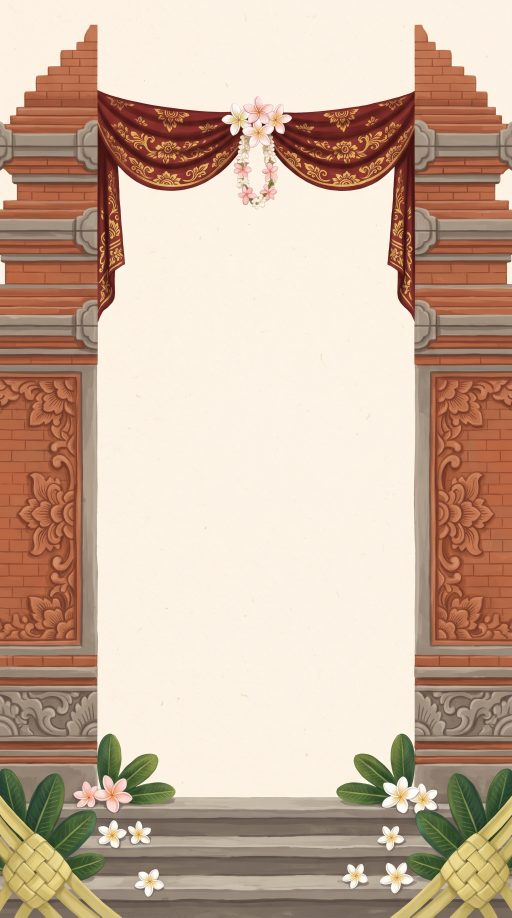
#> input picture design/packs/bali/masters/cover-bg-portrait.jpg, 1536 x 2752 px (shown at 1/3 size)
$ python -i build_pack_art.py   (imports and definitions only)
#> lines starting #> are read from the running program, lines starting #| are printed output that depends on the picture
#!/usr/bin/env python3
"""Turn a pack's painted masters into its slot files.

    python3 scripts/build_pack_art.py floral

Masters live in design/packs/<pack>/masters/ (the full-size paintings, kept so
the slot files can be rebuilt); output goes to frontend/src/themes/packs/<pack>/assets/.
Each pack's recipe is in PACKS below. Needs Pillow (with AVIF), numpy, scipy.

Painted art comes from an image model that can't export transparency, so
cut-outs are painted on a flat background colour and keyed here:
  * alpha is a soft ramp on the colour distance from that background;
  * the silhouette is morphologically closed first, so dark petals inside a
    flower (close to the background colour) stay solid instead of see-through;
  * leftover background in the semi-transparent edge is removed ("unmixed"),
    so no coloured fringe shows on another background.
"""
import sys
from pathlib import Path

import numpy as np
from PIL import Image
from scipy import ndimage as ndi

ROOT = Path(__file__).resolve().parent.parent

PACKS = {
    'floral': {
        'opaque': [
            # name, master, width, formats
            ('cover-bg', 'cover-bg-portrait.jpg', 1080, ('avif', 'webp', 'jpg')),
            ('cover-bg-desktop', 'cover-bg-desktop.jpg', 1920, ('avif', 'webp', 'jpg')),
        ],
        # Painted bands cut from one painting, fading into the page: the framed
        # hero pins the top band to its top and the bottom band to its bottom,
        # so it can grow to fit its content without flowers covering the names.
        # name, master, from, to (fractions of height), fade edge, fade fraction, width
        'bands': [
            ('hero-top', 'hero-overlay.jpg', 0.0, 0.48, 'bottom', 0.35, 1080),
            ('hero-bottom', 'hero-overlay.jpg', 0.55, 1.0, 'top', 0.3, 1080),
        ],
        'keyed': [
            # name, master, background RGB, width, (soft ramp lo, hi), close radius px (at master size), fill holes
            # (the wreath keeps its open centre for the photo; everything else is solid inside its outline)
            ('photo-ring', 'photo-ring.jpg', (55, 12, 21), 880, (22, 58), 4, False),
            ('corner-tl', 'corner-tl.jpg', (57, 14, 23), 720, (22, 58), 4, True),
        ],
        # petals-sheet: a grid of separate sprites, each cut and keyed on its own.
        # Closing strength per sprite (reading order): solid petals need a strong
        # one; the star-shaped jasmine and the orchid need a light one, or the
        # gaps between their petals get filled with background.
        'sprites': ('petals-sheet.jpg', (55, 12, 21), 'petal', 96, (22, 58), (24, 10, 2, 3, 4, 4)),
        'texture': ('texture.jpg', 512, 70),
    },
    'javanese': {
        # Cut-outs on flat teal (#1E8C8C asked; ~#248788 delivered): far from every colour in
        # the art, so no hole filling is needed -- and it would be wrong here, because the
        # melati strings form closed loops that must stay open.
        'opaque': [
            ('cover-bg', 'cover-bg-portrait.jpg', 1080, ('avif', 'webp', 'jpg')),
            ('cover-bg-desktop', 'cover-bg-desktop.jpg', 1920, ('avif', 'webp', 'jpg')),
        ],
        # hero.jpg: garland strings hang to ~48 % at the sides (centre clear from ~35 %);
        # kembar mayang rise from ~67 % at the sides (centre clear down to ~88 %).
        'bands': [
            ('hero-top', 'hero.jpg', 0.0, 0.52, 'bottom', 0.22, 1080),
            ('hero-bottom', 'hero.jpg', 0.62, 1.0, 'top', 0.2, 1080),
        ],
        'keyed': [
            ('photo-ring', 'photo-ring.jpg', (36, 135, 136), 880, (24, 60), 3, False),
            ('corner-tl', 'corner-tl.jpg', (30, 128, 128), 720, (24, 60), 3, False),
        ],
        'sprites': ('petals-sheet.jpg', (39, 135, 137), 'petal', 96, (24, 60), (2, 3, 4, 4, 3, 2), False),
        'texture': ('texture.jpg', 512, 70),
    },
    'sage': {
        # Cut-outs on flat cobalt (#2340C8 asked; ~#2245B8 delivered). No hole filling:
        # the wreath and the baby's breath have open gaps that must stay open.
        # Despill: translucent watercolour picks up the blue; the palette has no blues.
        'despill': True,
        'opaque': [
            ('cover-bg', 'cover-bg-portrait.jpg', 1080, ('avif', 'webp', 'jpg')),
            ('cover-bg-desktop', 'cover-bg-desktop.jpg', 1920, ('avif', 'webp', 'jpg')),
        ],
        # hero.jpg: the centre column is clear from ~28 % to ~72 %; the side greenery
        # reaches ~45 % (top) and ~68 % (bottom).
        'bands': [
            # the fade starts below the last hanging leaf (~0.46), so nothing is cut
            ('hero-top', 'hero.jpg', 0.0, 0.56, 'bottom', 0.16, 1080),
            ('hero-bottom', 'hero.jpg', 0.6, 1.0, 'top', 0.2, 1080),
        ],
        'keyed': [
            ('photo-ring', 'photo-ring.jpg', (34, 69, 184), 880, (26, 64), 2, False),
            ('corner-tl', 'corner-tl.jpg', (37, 73, 187), 720, (26, 64), 2, False),
        ],
        'sprites': ('petals-sheet.jpg', (39, 72, 188), 'petal', 96, (26, 64), (3, 3, 2, 2, 1, 2), False),
        'texture': ('texture.jpg', 512, 70),
    },
    'bugis': {
        # Cut-outs on cobalt (~#2144B8 delivered). No blues in the palette -> despill.
        'despill': True,
        'opaque': [
            ('cover-bg', 'cover-bg-portrait.jpg', 1080, ('avif', 'webp', 'jpg')),
            ('cover-bg-desktop', 'cover-bg-desktop.jpg', 1920, ('avif', 'webp', 'jpg')),
        ],
        # hero.jpg: centre clear ~29-86 %; side tassels reach ~32 %, side bosara from ~73 %.
        'bands': [
            ('hero-top', 'hero.jpg', 0.0, 0.42, 'bottom', 0.2, 1080),
            ('hero-bottom', 'hero.jpg', 0.66, 1.0, 'top', 0.22, 1080),
        ],
        'keyed': [
            ('photo-ring', 'photo-ring.jpg', (30, 67, 184), 880, (26, 64), 2, False),
            # the corner's blue darkens below ~80 % (not flat): cut the art above it
            ('corner-tl', 'corner-tl.jpg', (33, 68, 184), 720, (26, 64), 2, False, (0, 0, 1, 0.8)),
        ],
        'sprites': ('petals-sheet.jpg', (37, 72, 188), 'petal', 96, (26, 64), (2, 3, 3, 3, 2, 2), False),
        # Gemini wouldn't paint this one; generated to match the paintings' silk.
        'texture_synth': {'size': 512, 'rgb': (18, 80, 57), 'grain': 2.2, 'weave': 1.6, 'mottle': 3.0},
    },
    'minang': {
        # Cut-outs on cobalt (~#2242B8, even this time: no crop needed); no blues -> despill.
        'despill': True,
        'opaque': [
            ('cover-bg', 'cover-bg-portrait.jpg', 1080, ('avif', 'webp', 'jpg')),
            ('cover-bg-desktop', 'cover-bg-desktop.jpg', 1920, ('avif', 'webp', 'jpg')),
        ],
        # hero.jpg: centre clear ~30-84 %; the side drapes reach ~40 %, the runner starts ~81 %.
        'bands': [
            ('hero-top', 'hero.jpg', 0.0, 0.46, 'bottom', 0.16, 1080),
            ('hero-bottom', 'hero.jpg', 0.74, 1.0, 'top', 0.22, 1080),
        ],
        'keyed': [
            ('photo-ring', 'photo-ring.jpg', (34, 66, 184), 880, (26, 64), 2, False),
            ('corner-tl', 'corner-tl.jpg', (34, 66, 185), 720, (26, 64), 2, False),
        ],
        'sprites': ('petals-sheet.jpg', (39, 71, 187), 'petal', 96, (26, 64), (2, 3, 3, 3, 2, 2), False),
        # The painted lacquer (texture.jpg) has strong vertical grain that tiles
        # visibly at 256 px; a generated lacquer (no weave) matches the paintings.
        'texture_synth': {'size': 512, 'rgb': (20, 12, 10), 'grain': 1.4, 'weave': 0, 'mottle': 1.6},
    },
    'sunda': {
        # Cut-outs on magenta (#D01C8B asked; ~#CA1885 delivered): the mega mendung clouds
        # are indigo, so blue can't be keyed or despilled. Magenta despill instead.
        # No hole filling: the ring's opening and the melati loops must stay open.
        'despill': 'magenta',
        'opaque': [
            ('cover-bg', 'cover-bg-portrait.jpg', 1080, ('avif', 'webp', 'jpg')),
            ('cover-bg-desktop', 'cover-bg-desktop.jpg', 1920, ('avif', 'webp', 'jpg')),
        ],
        # hero.jpg: centre clear ~37-80 % (the middle melati swag ends ~37 %); the side
        # melati strings reach ~43 %, the side bamboo rises from ~55 %.
        'bands': [
            ('hero-top', 'hero.jpg', 0.0, 0.48, 'bottom', 0.1, 1080),
            ('hero-bottom', 'hero.jpg', 0.53, 1.0, 'top', 0.12, 1080),
        ],
        'keyed': [
            ('photo-ring', 'photo-ring.jpg', (200, 24, 134), 880, (26, 64), 2, False),
            ('corner-tl', 'corner-tl.jpg', (205, 23, 133), 720, (26, 64), 2, False),
        ],
        # the sheet's lower 45 % is a painted mist, not flat magenta: the sprites end ~55 %
        'sprites': ('petals-sheet.jpg', (203, 31, 133), 'petal', 96, (26, 64), (2, 3, 2, 3, 2, 2), False),
        'sprites_crop': (0, 0, 1, 0.57),
        'texture': ('texture.jpg', 512, 70),
    },
    'rustic': {
        # Cut-outs on cobalt (~#2344BD delivered); the palette has no blues -> despill.
        # No hole filling: the wreath's opening and the gaps in the pampas must stay open.
        # Edge fill: the pampas hairs unmix to a dark fringe; recolour them from the plume.
        'despill': True,
        'edge_fill': True,
        'opaque': [
            ('cover-bg', 'cover-bg-portrait.jpg', 1080, ('avif', 'webp', 'jpg')),
            ('cover-bg-desktop', 'cover-bg-desktop.jpg', 1920, ('avif', 'webp', 'jpg')),
        ],
        # hero.jpg: centre clear ~24-78 % (the swag and bow end ~24 %); the side pampas
        # reach ~38 % (top) and rise from ~62 % (bottom).
        'bands': [
            ('hero-top', 'hero.jpg', 0.0, 0.42, 'bottom', 0.12, 1080),
            ('hero-bottom', 'hero.jpg', 0.58, 1.0, 'top', 0.14, 1080),
        ],
        'keyed': [
            ('photo-ring', 'photo-ring.jpg', (35, 68, 191), 880, (26, 64), 2, False),
            ('corner-tl', 'corner-tl.jpg', (36, 67, 185), 720, (26, 64), 2, False),
        ],
        # Patches of the key that Gemini smudged (x0, y0, x1, y1 fractions), painted
        # back to flat key before cutting: the corner's lower right is a faint blur.
        'clear': {'corner-tl': [(0.4, 0.74, 1, 1)]},
        # the sheet's lower third is a painted haze, not flat cobalt: the sprites end ~60 %
        'sprites': ('petals-sheet.jpg', (38, 69, 189), 'petal', 96, (26, 64), (2, 2, 3, 3, 2, 2), False),
        'sprites_crop': (0, 0, 1, 0.66),
        'texture': ('texture.jpg', 512, 70),
        # the painted kraft is yellower than the paintings' paper (~#E9D5BB): match it
        'texture_tint': (233, 213, 187),
    },
    'batak': {
        # Cut-outs on cobalt (~#2546BE delivered). The ornament has no blues -> despill, and
        # edge_fill keeps the ulos fringe threads free of a cobalt outline.
        'despill': True,
        'edge_fill': True,
        'opaque': [
            ('cover-bg', 'cover-bg-portrait.jpg', 1080, ('avif', 'webp', 'jpg')),
            ('cover-bg-desktop', 'cover-bg-desktop.jpg', 1920, ('avif', 'webp', 'jpg')),
        ],
        # hero.jpg: centre clear ~32-75 % (the ulos fringe hangs to ~31 %, deeper than asked);
        # the runner, tandok and leaves start ~75 %.
        'bands': [
            ('hero-top', 'hero.jpg', 0.0, 0.36, 'bottom', 0.1, 1080),
            ('hero-bottom', 'hero.jpg', 0.72, 1.0, 'top', 0.12, 1080),
            # Prompt 8's far layer: the lake came as a strip at ~68-83 % on cobalt (not the
            # bottom 30 % asked), its haze a gradient out of the key. Cut below the gradient
            # (~74.5 %) to the lake's straight lower edge (~82.6 %) and fade both edges, so it
            # can rise out from behind the runner as the hero scrolls (overrides.css).
            ('parallax-back', 'parallax-back.jpg', 0.745, 0.826, 'both', 0.4, 1080),
        ],
        'keyed': [
            ('photo-ring', 'photo-ring.jpg', (38, 70, 191), 880, (26, 64), 2, False),
            ('corner-tl', 'corner-tl.jpg', (33, 68, 186), 720, (26, 64), 2, False),
            # Prompt 8's near layer: fig leaves and ulos fringe at the side edges.
            ('parallax-front', 'parallax-front.jpg', (38, 69, 192), 1080, (26, 64), 2, False),
        ],
        # the sheet's lower third is a painted haze again: the sprites end ~62 %
        'sprites': ('petals-sheet.jpg', (37, 69, 190), 'petal', 96, (26, 64), (2, 3, 2, 2, 2, 2), False),
        'sprites_crop': (0, 0, 1, 0.63),
        'texture': ('texture.jpg', 512, 70),
    },
    'lavender': {
        # Cut-outs on orange (#F08A00 asked; ~#EA7E00 delivered): lilac and violet carry
        # more blue than red, so a blue key's despill would grey them. No despill at all;
        # edge_fill recolours the soft edge from the petals instead.
        'edge_fill': True,
        'opaque': [
            ('cover-bg', 'cover-bg-portrait.jpg', 1080, ('avif', 'webp', 'jpg')),
            ('cover-bg-desktop', 'cover-bg-desktop.jpg', 1920, ('avif', 'webp', 'jpg')),
        ],
        # hero.jpg: the centre racemes end ~31 %, the side ones ~46 %; the lavender bed
        # rises from ~68 % at the sides, ~80 % in the centre.
        'bands': [
            ('hero-top', 'hero.jpg', 0.0, 0.5, 'bottom', 0.08, 1080),
            ('hero-bottom', 'hero.jpg', 0.64, 1.0, 'top', 0.12, 1080),
        ],
        'keyed': [
            ('photo-ring', 'photo-ring.jpg', (234, 126, 0), 880, (26, 64), 2, False),
            ('corner-tl', 'corner-tl.jpg', (230, 128, 4), 720, (26, 64), 2, False),
            # Prompt 8. The far field came mid-frame again (~62.5-79 %), but with a clean top
            # outline, so it is a cut-out; faint ghost racemes above ~55 % are cropped off,
            # and overrides.css fades its straight lower edge.
            ('parallax-back', 'parallax-back.jpg', (234, 126, 0), 1080, (26, 64), 2, False, (0, 0.58, 1, 0.795)),
            ('parallax-front', 'parallax-front.jpg', (236, 129, 0), 1080, (26, 64), 2, False),
        ],
        'sprites': ('petals-sheet.jpg', (230, 124, 1), 'petal', 96, (26, 64), (2, 2, 3, 2, 2, 2), False),
        'texture': ('texture.jpg', 512, 70),
        # the painted paper is a touch greyer than the paintings' (~#FDF8FD)
        'texture_tint': (253, 248, 253),
    },
    'bali': {
        # Cut-outs on cobalt (~#2443BB delivered); the palette is warm (brick, paras,
        # prada gold, cream, green) with no blues -> despill, and edge_fill for the janur
        # strips and petal edges.
        'despill': True,
        'edge_fill': True,
        'opaque': [
            ('cover-bg', 'cover-bg-portrait.jpg', 1080, ('avif', 'webp', 'jpg')),
            ('cover-bg-desktop', 'cover-bg-desktop.jpg', 1920, ('avif', 'webp', 'jpg')),
        ],
        # hero.jpg: the lintel, prada swags and garland end ~22 %; the steps, leaves and
        # janur start ~79 %.
        'bands': [
            ('hero-top', 'hero.jpg', 0.0, 0.27, 'bottom', 0.14, 1080),
            ('hero-bottom', 'hero.jpg', 0.75, 1.0, 'top', 0.16, 1080),
        ],
        'keyed': [
            ('photo-ring', 'photo-ring.jpg', (37, 67, 187), 880, (26, 64), 2, False),
            ('corner-tl', 'corner-tl.jpg', (34, 66, 187), 720, (26, 64), 2, False),
            # Prompt 8. The terraces touch the bottom edge this time (the firmer wording
            # worked); cut the strip from just above the palms.
            ('parallax-back', 'parallax-back.jpg', (36, 68, 189), 1080, (26, 64), 2, False, (0, 0.58, 1, 1)),
            ('parallax-front', 'parallax-front.jpg', (37, 70, 185), 1080, (26, 64), 2, False),
        ],
        # the sheet's lower third is painted steps again: the sprites end ~66 %
        'sprites': ('petals-sheet.jpg', (39, 72, 187), 'petal', 96, (26, 64), (2, 2, 2, 2, 3, 2), False),
        'sprites_crop': (0, 0, 1, 0.68),
        'texture': ('texture.jpg', 512, 70),
        'texture_tint': (253, 243, 228),   # the painted paper is a shade darker than the paintings'
    },
    'navy': {
        # Cut-outs on magenta (#D01C8B asked; ~#C61E85 delivered): the palette is navy and
        # dusty blue, so cobalt can't be keyed or despilled, and it has no pinks. No despill;
        # edge_fill recolours white petal edges from the petals and fades magenta-leaning strokes;
        # tighter than the default, so the shrubs' mist (a gradient into the key) loses its pink.
        'edge_fill': True,
        'spill': (8, 24),
        'opaque': [
            ('cover-bg', 'cover-bg-portrait.jpg', 1080, ('avif', 'webp', 'jpg')),
            ('cover-bg-desktop', 'cover-bg-desktop.jpg', 1920, ('avif', 'webp', 'jpg')),
        ],
        # hero.jpg: the centre garland ends ~30 %, the side roses ~40 % (left) and ~52 %
        # (right edge); the bottom bed starts ~77 %, its side leaves ~57 %.
        'bands': [
            ('hero-top', 'hero.jpg', 0.0, 0.54, 'bottom', 0.08, 1080),
            ('hero-bottom', 'hero.jpg', 0.56, 1.0, 'top', 0.1, 1080),
        ],
        'keyed': [
            ('photo-ring', 'photo-ring.jpg', (199, 30, 131), 880, (26, 64), 2, False),
            ('corner-tl', 'corner-tl.jpg', (195, 31, 130), 720, (26, 64), 2, False),
            # Prompt 8: moonlit shrubs from ~62 % to the bottom edge (it touched the edge again)
            ('parallax-back', 'parallax-back.jpg', (198, 28, 134), 1080, (26, 64), 2, False, (0, 0.62, 1, 1)),
            # the near layer also has a rose cluster at the bottom left (not asked), which
            # floats over the text as it moves: keep the hanging roses (top 55 %) only
            ('parallax-front', 'parallax-front.jpg', (197, 25, 132), 1080, (26, 64), 2, False, (0, 0, 1, 0.55)),
        ],
        # the sheet's lower third is a painted haze, a sixth time: the sprites end ~63 %
        'sprites': ('petals-sheet.jpg', (200, 31, 134), 'petal', 96, (26, 64), (2, 2, 2, 2, 2, 2), False),
        'sprites_crop': (0, 0, 1, 0.7),
        'texture': ('texture.jpg', 512, 70),
        'texture_tint': (30, 43, 66),
    },
}

QUALITY = {'avif': 52, 'webp': 78, 'jpg': 82}


# [105 lines left out: functions save_all, resize_w, key, trim, seamless, synth_texture, not called in this run]


OG_SIZE = (1200, 630)


def make_og_template(src, out):
    """The base of the pack's WhatsApp/Facebook link preview (og.py draws the
    names on it): the desktop cover painting, centre-cropped to 1200x630. Its
    calm centre is where the text goes (theme.json -> og.box)."""
    master = src / 'cover-bg-desktop.jpg'
    if not master.exists():
        return []
    img = Image.open(master).convert('RGB')
    w, h = img.size
    target = OG_SIZE[0] / OG_SIZE[1]
    if w / h > target:   # too wide: trim the sides equally
        cw = round(h * target)
        img = img.crop(((w - cw) // 2, 0, (w - cw) // 2 + cw, h))
    else:                # too tall: trim top and bottom equally
        ch = round(w / target)
        img = img.crop((0, (h - ch) // 2, w, (h - ch) // 2 + ch))
    img = img.resize(OG_SIZE, Image.LANCZOS)
    p = out / 'og-template.jpg'
    img.save(p, 'JPEG', quality=84, optimize=True, progressive=True)
    return [p]


# [102 lines left out: function build, not called in this run]


# [9 lines not run here, left out]

>>> import cv2
>>> picture = cv2.imread('../design/packs/bali/masters/cover-bg-portrait.jpg', cv2.IMREAD_GRAYSCALE)
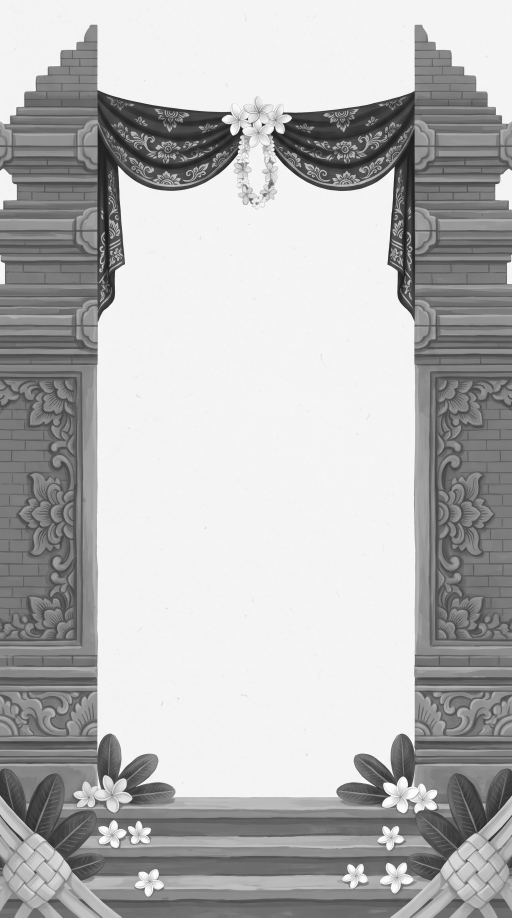
#> picture: shape (2752, 1536) (shown at 1/3 size); min 24, max 255, mean 183
>>> result = make_og_template(picture, 'out.png')
#> (the run stopped early here; a loop or call above may not have finished)
